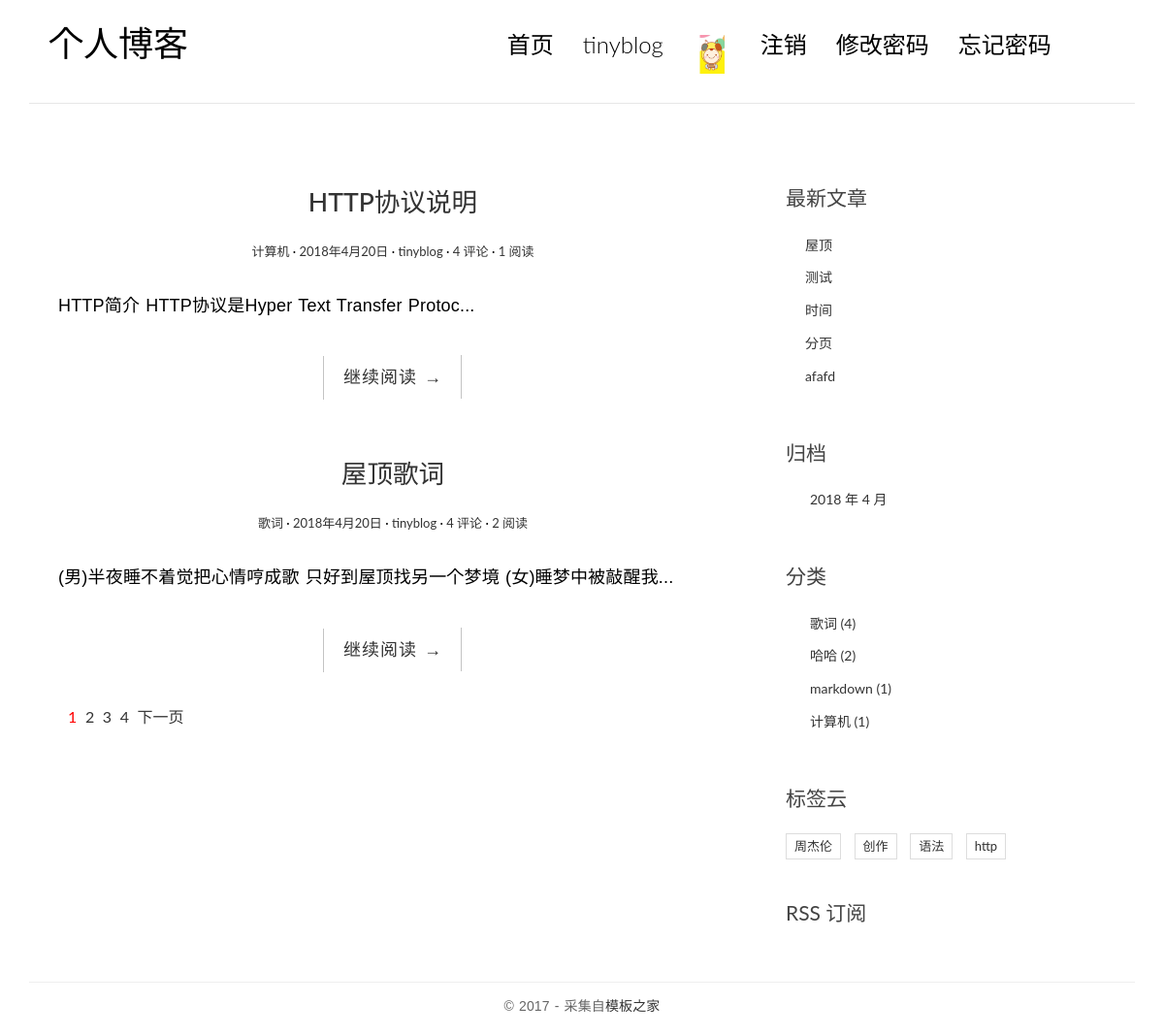
Page /index (signed in) on the committed database.
### users/models.py (models this page shows)
class User(AbstractUser):
    nickname = models.CharField(max_length=50,blank=True)
    headshot = models.ImageField(upload_to='avator/%Y/%m/%d',default='default.jpg')
    signature = models.CharField(max_length=128,default='this guy is too lazy to leave anything here!')
    class Meta(AbstractUser.Meta):
        pass

### blogs/models.py (models this page shows, shortened)
class Post(models.Model):
    author = models.ForeignKey(User)
    category = models.ForeignKey('Category')
    tag = models.ManyToManyField('Tag')
    created_time = models.DateTimeField(auto_now_add=True)
    modified_time = models.DateTimeField(auto_now=True)
    content = models.TextField()
    excerpt = models.CharField(max_length=100,blank=True,null=True)
    title = models.CharField(max_length=20)
    views = models.IntegerField(default=0)
    def get_absolute_url(self):
        return reverse('blogs:detail',kwargs={'pk':self.pk})

class Category(models.Model):
    name = models.CharField(max_length=20)
    def __str__(self):
        return self.name

class Tag(models.Model):
    name = models.CharField(max_length=20)
    def __str__(self):
        return self.name

### blogs/views.py (the view)
# urls.py: url(r'^index',PostListView.as_view(),name='index'),
class PostListView(ListView):
    model = Post
    template_name = 'blogs/index.html'
    context_object_name = 'post_list'
    paginate_by = 2
    def get_queryset(self):
        return super().get_queryset().order_by('-created_time')
    def get_context_data(self, **kwargs):
        context = super().get_context_data()
        pagiator = context.get('paginator')
        page = context.get('page_obj')
        start,end = custom_paginator(page.number,pagiator.num_pages,4)
        context.update({
            'page_range':range(start,end+1)
        })
        return context

### blogs/templatetags/mytags.py (called while the page is built)
@register.simple_tag
def get_recent_posts(num=5):
    return Post.objects.all()[:num]

@register.simple_tag
def get_categories():
    return Category.objects.annotate(num_post=Count('post')).filter(num_post__gt=0)

@register.simple_tag
def get_tags():
    return Tag.objects.annotate(num_post=Count('post')).filter(num_post__gt=0)

@register.simple_tag
def get_archives(num=5):
    return Post.objects.dates('created_time','month',order='DESC')[:num]

### utils.py (called while the page is built, shortened)
def custom_paginator(current_page,total_page,max_page):
    middle = math.ceil(max_page/2)
    if total_page <= max_page:
        start = 1
        end = total_page
    return start,end

### blogs/templates/blogs/index.html (shortened to what this page needs)
{% extends 'blogs/base.html' %}
{% block content  %}
    {% for post in post_list %}
                <article class="post post-1">
                    <header class="entry-header">
                        <h1 class="entry-title">
                            <a href="{{ post.get_absolute_url }}">{{ post.title }}</a>
                        </h1>
                        <div class="entry-meta">
                            <span class="post-category"><a href="{% url 'blogs:cate' post.category_id %}">{{ post.category }}</a></span>
                            <span class="post-date"><a href="#"><time class="entry-date"
                                                                      datetime="2012-11-09T23:15:57+00:00">{{ post.created_time.year }}年{{ post.created_time.month }}月{{ post.created_time.day }}日</time></a></span>
                            <span class="post-author"><a href="{{ post.author }}">{{ post.author }}</a></span>
                            <span class="comments-link"><a href="#">4 评论</a></span>
                            <span class="views-count"><a href="{{ post.views }}">{{ post.views }} 阅读</a></span>
                        </div>
                    </header>
                    <div class="entry-content clearfix">
                        <p>{{ post.excerpt }}...</p>
                        <div class="read-more cl-effect-14">
                            <a href="{{ post.get_absolute_url }}" class="more-link">继续阅读 <span class="meta-nav">→</span></a>
                        </div>
                    </div>
                </article>
    {% endfor %}
      {% if err_msg %}
        <h1>{{ err_msg   }}!</h1>
          {% else %}
                    {% if is_paginated %}
                <div class="pagination">
                    <ul>
                        {% for i in page_range %}
                            {% if page_obj.number == i %}
                                <li class="current"><a href="?page={{ page_obj.number }}">{{ i }}</a></li>
                             {% else %}
                                <li><a href="?page={{ i }}">{{ i }}</a></li>
                            {% endif %}
                        {% endfor %}
                        {% if page_obj.has_next %}
                            <li><a href="?page={{ page_obj.next_page_number }}">下一页</a></li>
                        {% endif %}
                    </ul>
                </div>
                        {% endif %}
    {% endif %}
                {% endblock %}

### blogs/templates/blogs/base.html (shortened to what this page needs)
{% load staticfiles %}
{% load mytags %}
<!DOCTYPE html>
<html>
<head>
    <link rel="stylesheet" href="{% static "css/bootstrap.min.css"%}">
    <link rel="stylesheet" href="http://code.ionicframework.com/ionicons/2.0.1/css/ionicons.min.css">
    <link rel="stylesheet" href="{% static "css/pace.css" %}">
    <link rel="stylesheet" href="{% static "css/custom.css" %}">
    <link rel="stylesheet" href="{% static "css/highlights/github.css" %}">
</head>
<body>
<div class="container">
    <header id="site-header">
        <div class="row">
            <div class="col-md-4 col-sm-5 col-xs-8">
                <div class="logo">
                    <h1><a href="{% url 'blogs:index' %}"><b>个人博客</b></a></h1>
                </div>
            </div>
            <div class="col-md-8 col-sm-7 col-xs-4">
                <nav class="main-nav" role="navigation">
                    <div class="collapse navbar-collapse" id="bs-example-navbar-collapse-1">
                        <ul class="nav navbar-nav navbar-right">
                            <li class="cl-effect-11"><a href="{% url 'blogs:index' %}" data-hover="首页">首页</a></li>
                            {% if user.is_authenticated %}
                                <li class="cl-effect-11"><a href="{% url 'users:edit' user.pk %}" data-hover="{{ user.username }}">{{ user.username }}</a></li>
                                <li class="cl-effect-11"><a href="#" ><img height='40px' width="40px" src="{{ user.headshot.url}}" alt=""></a></li>
                                <li class="cl-effect-11"><a href="{% url 'logout' %}" data-hover="注销">注销</a></li>
                                <li class="cl-effect-11"><a href="{% url 'password_change' %}" data-hover="修改密码">修改密码</a></li>
                                <li class="cl-effect-11"><a href="{% url 'password_reset' %}" data-hover="忘记密码">忘记密码</a></li>
                                {% else %}
                                <li class="cl-effect-11"><a href="{% url 'login' %}?next={{ request.path }}" data-hover="登录">登录</a></li>
                                <li class="cl-effect-11"><a href="{% url 'users:register' %}?next={{ request.path }}" data-hover="注册">注册</a></li>
                            {% endif %}
                        </ul>
                    </div>
                </nav>
            </div>
        </div>
    </header>
</div>
<div class="content-body">
    <div class="container">
        <div class="row">
            <main class="col-md-8">
                {% block content %}{% endblock %}
            </main>
            <aside class="col-md-4">
                <div class="widget widget-recent-posts">
                    <h3 class="widget-title">最新文章</h3>
                    <ul>
                        {% get_recent_posts as recent_posts %}
                        {% for one_post in recent_posts %}
                            <li>
                                <a href="{% url 'blogs:detail' one_post.pk %}">{{ one_post.title }}</a>
                            </li>
                        {% endfor %}
                    </ul>
                </div>
                <div class="widget widget-archives">
                    <h3 class="widget-title">归档</h3>
                    <ul>
                        {% get_archives as created_times %}
                        {% for  created_time in created_times %}
                             <li>
                            <a href="{% url 'blogs:bymonth' created_time.month %}">{{ created_time.year }} 年 {{ created_time.month }} 月</a>
                        </li>
                        {% endfor %}
                    </ul>
                </div>
                <div class="widget widget-category">
                    <h3 class="widget-title">分类</h3>
                    <ul>
                        {% get_categories as catetories %}
                        {% for category in catetories %}
                        <li>
                            <a href="{% url 'blogs:cate' category.id %}">{{ category }} <span class="post-count">({{ category.post_set.count }})</span></a>
                        </li>
                         {% endfor %}
                    </ul>
                </div>
                <div class="widget widget-tag-cloud">
                    <h3 class="widget-title">标签云</h3>
                    <ul>
                        {% get_tags as tags  %}
                        {% for tag in tags  %}
                        <li>
                            <a href="{% url 'blogs:tag' tag.id %}">{{ tag }}</a>
                        </li>
                        {% endfor %}
                    </ul>
                </div>
                <div class="rss">
                    <a href="{% url 'blogs:rss' %}"> RSS 订阅</a>
                </div>
            </aside>
        </div>
    </div>
</div>
<footer id="site-footer">
    <div class="container">
        <div class="row">
            <div class="col-md-12">
                <p class="copyright">&copy 2017 - 采集自<a href="http://www.cssmoban.com/"
                                                        target="_blank" title="模板之家">模板之家</a>
                </p>
            </div>
        </div>
    </div>
</footer>
</body>
</html>

### blogs/static/css/custom.css (style rules this page uses)
* { outline: none; }
h1, h2, h3, h4, h5, h6 { margin-top: 0; }
b { font-weight: 400; }
a { color: #333; }
body { color: #444; font-family: 'Lato', sans-serif; }
p { font-family: 'Ubuntu', sans-serif; font-weight: 400; word-spacing: 1px; letter-spacing: 0.01em; }
img { max-width: 100%; }
#site-header { background-color: #FFF; padding: 25px 20px; margin-bottom: 40px; border-bottom: 1px solid #e7e7e7; }
.logo h1 a { color: #000; }
.logo h1 { margin: 0; font-family: 'Lato', sans-serif; font-weight: 300; }
.main-nav { margin-top: 11px; max-width: 95%; }
.main-nav a { color: #000000 !important; padding: 0 0 5px 0 !important; margin-right: 30px; font-family: 'Lato', sans-serif; font-weight: 300; font-size: 24px; }
.cl-effect-11 a { padding: 10px 0; color: #0972b4; text-shadow: none; }
.cl-effect-11 a::before { position: absolute; top: 0; left: 0; overflow: hidden; padding: 0 0 5px 0 !important; max-width: 0; border-bottom: 1px solid #000; color: #000; content: attr(data-hover); white-space: nowrap; -webkit-transition: max-width 0.5s; -moz-transition: max-width 0.5s; transition: max-width 0.5s; }
.content-body { padding-bottom: 4em; }
.post { background: #fff; padding: 30px 30px 0; }
.entry-title { text-align: center; font-size: 1.9em; margin-bottom: 20px; line-height: 1.6; padding: 10px 20px 0; }
.entry-meta { text-align: center; color: #DDDDDD; font-size: 13px; margin-bottom: 30px; }
.entry-content { font-size: 18px; line-height: 1.9; font-weight: 300; color: #000; }
.post-category::after, .post-date::after, .post-author::after, .comments-link::after { content: ' ·'; color: #000; }
.read-more { font-family: 'Ubuntu', sans-serif; font-weight: 400; word-spacing: 1px; letter-spacing: 0.01em; text-align: center; margin-top: 20px; }
.cl-effect-14 a { padding: 0 20px; height: 45px; line-height: 45px; position: relative; display: inline-block; margin: 15px 25px; letter-spacing: 1px; font-weight: 400; text-shadow: 0 0 1px rgba(255, 255, 255, 0.3); }
.cl-effect-14 a::before, .cl-effect-14 a::after { position: absolute; width: 45px; height: 1px; background: #C3C3C3; content: ''; -webkit-transition: all 0.3s; -moz-transition: all 0.3s; transition: all 0.3s; pointer-events: none; }
.cl-effect-14 a::before { top: 0; left: 0; -webkit-transform: rotate(90deg); -moz-transform: rotate(90deg); transform: rotate(90deg); -webkit-transform-origin: 0 0; -moz-transform-origin: 0 0; transform-origin: 0 0; }
.cl-effect-14 a::after { right: 0; bottom: 0; -webkit-transform: rotate(90deg); -moz-transform: rotate(90deg); transform: rotate(90deg); -webkit-transform-origin: 100% 0; -moz-transform-origin: 100% 0; transform-origin: 100% 0; }
.widget { background: #fff; padding: 30px 0 0; }
.widget-title { font-size: 1.5em; margin-bottom: 20px; line-height: 1.6; padding: 10px 0 0; font-weight: 400; }
.widget-recent-posts ul { padding: 0; margin: 0; padding-left: 20px; }
.widget-recent-posts ul li { list-style-type: none; position: relative; line-height: 170%; margin-bottom: 10px; }
.widget-recent-posts ul li::before { content: '\f3d3'; font-family: "Ionicons"; position: absolute; left: -17px; top: 3px; font-size: 16px; color: #000; }
.widget-archives ul { padding: 0; margin: 0; padding-left: 25px; }
.widget-archives ul li { list-style-type: none; position: relative; line-height: 170%; margin-bottom: 10px; }
.widget-archives ul li::before { content: '\f3f3'; font-family: "Ionicons"; position: absolute; left: -25px; top: 1px; font-size: 16px; color: #000; }
.widget-category ul { padding: 0; margin: 0; padding-left: 25px; }
.widget-category ul li { list-style-type: none; position: relative; line-height: 170%; margin-bottom: 10px; }
.widget-category ul li::before { content: '\f3fe'; font-family: "Ionicons"; position: absolute; left: -25px; top: 1px; font-size: 18px; color: #000; }
.widget-tag-cloud ul { padding: 0; margin: 0; margin-right: -10px; }
.widget-tag-cloud ul li { list-style-type: none; font-size: 13px; display: inline-block; margin-right: 10px; margin-bottom: 10px; padding: 3px 8px; border: 1px solid #ddd; }
.rss { font-size: 21px; margin-top: 30px; }
.rss a { color: #444; }
#site-footer { padding-top: 10px; padding: 0 0 1.5em 0; }
.copyright { text-align: center; padding-top: 1em; margin: 0; border-top: 1px solid #eee; color: #666; }
.pagination ul { list-style: none; }
.pagination ul li { display: inline-block; font-size: 16px; margin-right: 5px; }
.current a { color: red; }

### rows in the picture
User: username "tinyblog", headshot (picture)
Post: title "HTTP协议说明", category "计算机", created_time.year "2018", created_time.month "4", created_time.day "20", author "tinyblog", views "1", excerpt "HTTP简介 HTTP协议是Hyper Text Transfer Protoc"
Post: title "屋顶歌词", category "歌词", created_time.year "2018", created_time.month "4", created_time.day "20", author "tinyblog", views "2", excerpt "(男)半夜睡不着觉把心情哼成歌 只好到屋顶找另一个梦境 (女)睡梦中被敲醒我"
Post: title "屋顶"
Post: title "测试"
Post: title "时间"
Post: title "分页"
Post: title "afafd"
Category: name "歌词", post_set.count "4"
Category: name "哈哈", post_set.count "2"
Category: name "markdown", post_set.count "1"
Category: name "计算机", post_set.count "1"
Tag: name "周杰伦"
Tag: name "创作"
Tag: name "语法"
Tag: name "http"

### other values in the picture
{{ i }} "1"
{{ i }} "2" "3" "4"
{{ created_time.year }} "2018"
{{ created_time.month }} "4"
